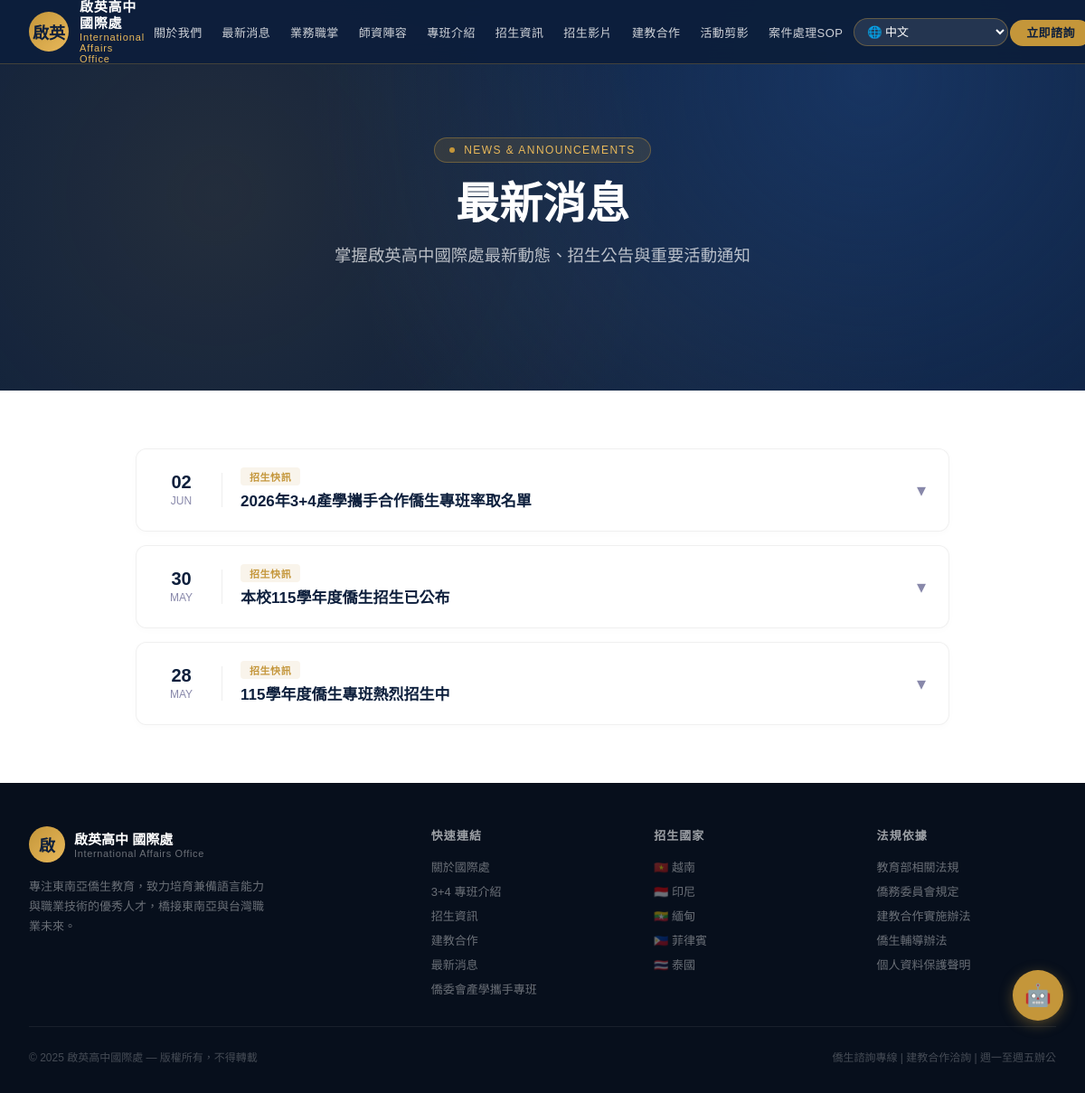
Page /news on the committed database.
### models.py (models this page shows, shortened)
class News(db.Model):
    id = db.Column(db.Integer, primary_key=True)
    title = db.Column(db.String(200), nullable=False)
    content = db.Column(db.Text, nullable=False)
    tag = db.Column(db.String(50), nullable=False)
    date = db.Column(db.DateTime, default=taipei_now)
    attachment_path = db.Column(db.String(300), nullable=True)
    attachment_name = db.Column(db.String(200), nullable=True)
    external_link = db.Column(db.String(500), nullable=True)

### app.py (the view)
@app.route('/news')
def news():
    news_items = News.query.order_by(News.date.desc()).all()
    return render_template('news.html', news=news_items)

### templates/news.html (shortened to what this page needs)
{% extends "base.html" %}
{% block content %}
<section class="hero" style="min-height: auto; padding: 120px 0 60px; background: var(--navy);">
  <div class="hero-pattern"></div>
  <div class="hero-inner" style="grid-template-columns: 1fr; text-align: center; padding: 2rem;">
    <div style="max-width: 800px; margin: 0 auto;">
      <div class="hero-eyebrow" style="margin-bottom: 1rem;">
        <div class="hero-dot"></div>
        <span>NEWS & ANNOUNCEMENTS</span>
      </div>
      <h1 class="hero-title" style="font-size: clamp(2.2rem, 4vw, 3.5rem); margin-bottom: 1rem;">最新消息</h1>
      <p class="hero-subtitle" style="font-size: 1.15rem; color: rgba(255,255,255,0.7);">掌握啟英高中國際處最新動態、招生公告與重要活動通知</p>
    </div>
  </div>
</section>
<section class="section news-section" style="background: var(--warm-white); padding: 4rem 1.5rem;">
  <div class="section-inner">
    <div class="news-list">
      {% for item in news %}
      <div class="news-item animate-in">
        <div class="news-header" onclick="this.parentElement.classList.toggle('active')">
          <div class="news-date-box">
            <span class="news-date-day">{% if item.date %}{{ item.date.strftime('%d') }}{% else %}--{% endif %}</span>
            <span class="news-date-month">{% if item.date %}{{ item.date.strftime('%b') }}{% else %}NEWS{% endif %}</span>
          </div>
          <div class="news-info">
            <span class="news-tag">{{ item.tag }}</span>
            <h3 class="news-title">{{ item.title }}</h3>
          </div>
          <div class="news-toggle-icon">▾</div>
        </div>
      </div>
      {% endfor %}
    </div>
  </div>
</section>
{% endblock %}

### static/css/style.css (style rules this page uses)
*,*::before,*::after { box-sizing:border-box;margin:0;padding:0 }
:root { --navy:#0d1f3c; --navy-light:#1a3a6b; --gold:#c4963a; --gold-light:#e8b85a; --gold-pale:#fdf3e0; --cream:#faf8f4; --warm-white:#ffffff; --text-dark:#1a1a2e; --text-mid:#4a4a6a; --text-light:#8888aa; --red-accent:#c0392b; --green-accent:#2e7d52; --transition:0.35s cubic-bezier(.4,0,.2,1); }
html { scroll-behavior:smooth }
body { font-family:'Noto Sans TC',sans-serif; background:var(--cream); color:var(--text-dark); overflow-x:hidden; }
.hero { min-height:100vh; background:var(--navy); position:relative;overflow:hidden; display:flex;align-items:center; padding-top:70px; }
.hero-pattern { position:absolute;inset:0; background-image: radial-gradient(circle at 20% 50%, rgba(196,150,58,0.12) 0%, transparent 50%), radial-gradient(circle at 80% 20%, rgba(26,58,107,0.8) 0%, transparent 60%), radial-gradient(circle at 60% 80%, rgba(196,150,58,0.06) 0%, transparent 40%); }
.hero-inner { max-width:1200px;margin:0 auto;padding:6rem 2rem; position:relative;z-index:1; display:grid;grid-template-columns:1fr 400px;gap:4rem;align-items:center; }
.hero-eyebrow { display:inline-flex;align-items:center;gap:10px; background:rgba(196,150,58,0.15); border:1px solid rgba(196,150,58,0.4); border-radius:30px;padding:6px 16px;margin-bottom:1.5rem; }
.hero-eyebrow span { font-size:12px;color:var(--gold-light); letter-spacing:0.12em;font-weight:500;text-transform:uppercase; }
.hero-dot { width:6px;height:6px;background:var(--gold);border-radius:50% }
.hero-title { font-family:'Playfair Display',serif; font-size:clamp(2.2rem,4vw,3.5rem); font-weight:900;color:#fff; line-height:1.15;margin-bottom:1rem; }
.hero-subtitle { font-family:'Noto Serif TC',serif; font-size:1.15rem;color:rgba(255,255,255,0.7); line-height:1.8;margin-bottom:2.5rem;max-width:520px; }
.section { padding:6rem 2rem }
.section-inner { max-width:1200px;margin:0 auto }
.news-tag { font-size:11px;font-weight:600;color:var(--gold); letter-spacing:0.08em;text-transform:uppercase;margin-bottom:6px; }
.animate-in { opacity:0;transform:translateY(30px);transition:opacity 0.7s ease,transform 0.7s ease }
.animate-in.visible { opacity:1;transform:translateY(0) }

### templates/base.html (style rules this page uses)
html, body { top: 0px !important; margin-top: 0px !important; position: relative !important; }

### templates/news.html (style rules this page uses)
.news-list { max-width: 900px; margin: 0 auto; display: flex; flex-direction: column; gap: 15px; }
.news-item { background: #fff; border-radius: 12px; border: 1px solid rgba(0,0,0,0.06); overflow: hidden; transition: var(--transition); box-shadow: 0 2px 8px rgba(0,0,0,0.02); }
.news-header { padding: 20px 25px; display: flex; align-items: center; gap: 20px; cursor: pointer; user-select: none; }
.news-date-box { text-align: center; min-width: 70px; padding-right: 20px; border-right: 1px solid #eee; }
.news-date-day { display: block; font-size: 20px; font-weight: 700; color: var(--navy); line-height: 1; }
.news-date-month { display: block; font-size: 12px; color: var(--text-light); margin-top: 4px; text-transform: uppercase; }
.news-info { flex: 1; }
.news-tag { display: inline-block; font-size: 11px; font-weight: 700; padding: 2px 10px; border-radius: 4px; background: rgba(196,150,58,0.1); color: var(--gold); margin-bottom: 6px; letter-spacing: 0.05em; }
.news-title { font-size: 17px; font-weight: 700; color: var(--navy); margin: 0; line-height: 1.4; }
.news-toggle-icon { font-size: 20px; color: var(--text-light); transition: transform 0.3s; }

### rows in the picture
News: date "02", date "JUN", tag "招生快訊", title "2026年3+4產學攜手合作僑生專班率取名單"
News: date "30", date "MAY", tag "招生快訊", title "本校115學年度僑生招生已公布"
News: date "28", date "MAY", tag "招生快訊", title "115學年度僑生專班熱烈招生中"
